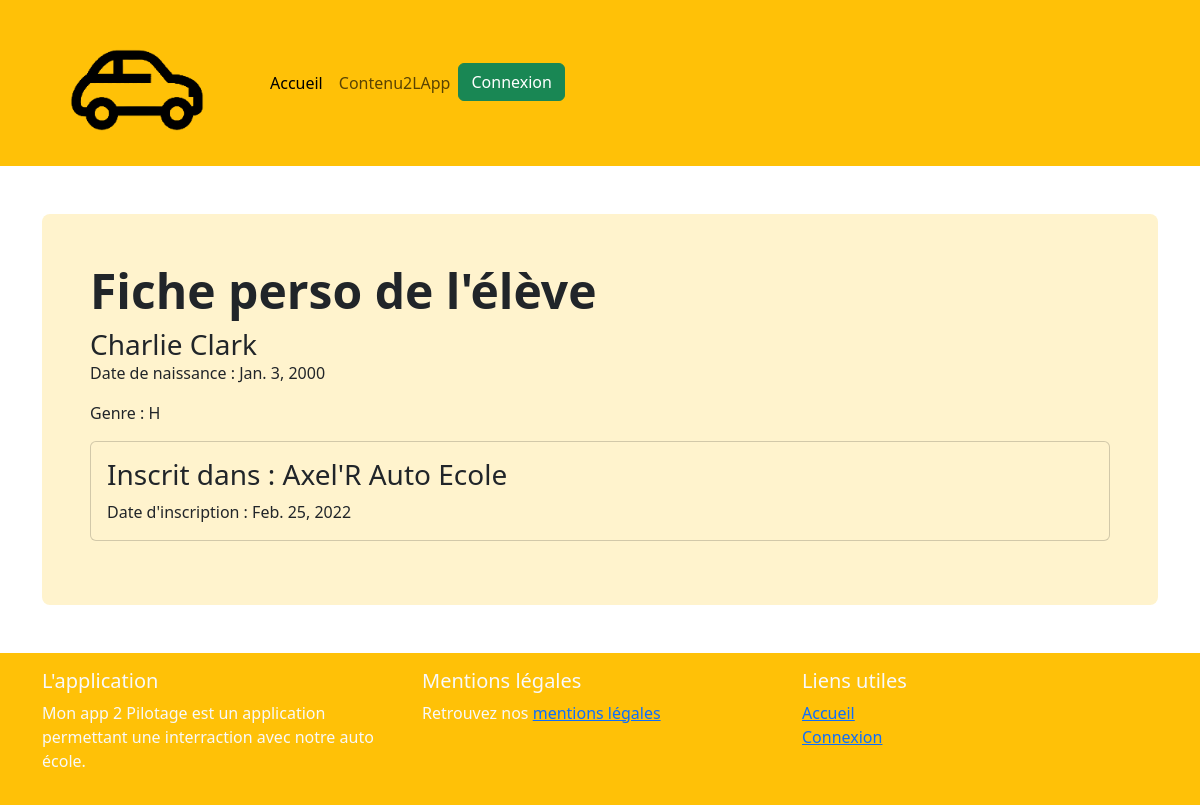
The page /eleve/3/ on the database its author committed.
### monApp2Pilotage/models.py (models this page shows, shortened)
class Eleves(models.Model):
    GENDER_CHOICES = [
        ('H', 'Homme'),
        ('F', 'Femme'),
        ('N/A', 'Non-genré'),
    ]
    firstname = models.CharField(max_length=20)
    name = models.CharField(max_length=20)
    dob = models.DateField()
    gender = models.CharField(max_length=3, choices=GENDER_CHOICES)
    date_register = models.DateField()
    ecoles = models.ManyToManyField(Ecoles, through='Inscription', related_name='eleves')

class Inscription(models.Model):
    ecole = models.ForeignKey(Ecoles, on_delete=models.CASCADE)
    eleve = models.ForeignKey(Eleves, on_delete=models.CASCADE, related_name='inscriptions_eleve')
    date_inscription = models.DateField()

class Ecoles(models.Model):
    name = models.CharField(max_length=50)
    description = models.CharField(max_length=150)
    since = models.PositiveIntegerField()
    students = models.IntegerField(default=0)
    image = models.ImageField(upload_to='ecoles/', default='auto-ecole1.png')

### monApp2Pilotage/views.py (the view)
# urls.py: path('eleve/<int:id>/', eleve_view, name='eleve_view'),
def eleve_view(request, id):
    eleve = get_object_or_404(Eleves, id=id)
    inscriptions = Inscription.objects.filter(eleve=eleve)
    return render(request, 'monApp2Pilotage/eleve.html', {'eleve': eleve, 'inscriptions': inscriptions})

### monApp2Pilotage/templates/monApp2Pilotage/eleve.html
{% extends "../base.html" %}
{% load static %}
{% block content %}
<section id="home-header">
    <div class="p-5 mb-4 bg-warning-subtle rounded-3">
        <div class="col-md-9">
            <h1 class="display-5 fw-bold">Fiche perso de l'élève</h1>
        </div>
        <div class="card-body">
            <h3 class="card-title">{{ eleve.firstname }} {{ eleve.name }}</h3>
            <p class="card-text">Date de naissance : {{ eleve.dob }}</p>
            <p class="card-text">Genre : {{ eleve.gender }}</p>
            {% for inscription in inscriptions %}
                <div class="card mb-3 bg-warning-subtle">
                    <div class="card-body">
                        <h3 class="card-text">Inscrit dans : {{ inscription.ecole.name }}</h3>
                        <p class="card-text">Date d'inscription : {{ inscription.date_inscription }}</p>
                    </div>
                </div>
            {% endfor %}
        </div>
    </div>
</section>
{% endblock %}

### rows shown on the page
Eleves: firstname "Charlie", name "Clark", dob "Jan. 3, 2000", gender "H"
Inscription: ecole.name "Axel'R Auto Ecole", date_inscription "Feb. 25, 2022"
